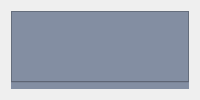
           <widget class="QWidget" name="RemoveProperties">
            <layout class="QVBoxLayout" name="verticalLayout_88">
             <item>
              <widget class="QFrame" name="Prygikast">
               <property name="styleSheet">
                <string notr="true">background-color: rgb(131, 142, 162);</string>
               </property>
               <property name="frameShape">
                <enum>QFrame::StyledPanel</enum>
               </property>
               <property name="frameShadow">
                <enum>QFrame::Raised</enum>
               </property>
               <widget class="QLineEdit" name="lePrNewName">
                <property name="geometry">
                 <rect>
                  <x>-80</x>
                  <y>70</y>
                  <width>295</width>
                  <height>16</height>
                 </rect>
                </property>
                <property name="styleSheet">
                 <string notr="true">background-color: rgb(131, 142, 162);
color: rgb(44, 49, 60);</string>
                </property>
               </widget>
               <widget class="QLabel" name="label_32">
                <property name="geometry">
                 <rect>
                  <x>10</x>
                  <y>100</y>
                  <width>58</width>
                  <height>16</height>
                 </rect>
                </property>
                <property name="text">
                 <string>Uus nimetus</string>
                </property>
               </widget>
               <widget class="QLineEdit" name="lePrID">
                <property name="geometry">
                 <rect>
                  <x>-320</x>
                  <y>140</y>
                  <width>661</width>
                  <height>16</height>
                 </rect>
                </property>
                <property name="styleSheet">
                 <string notr="true">background-color: rgb(131, 142, 162);
color: rgb(31, 35, 42);</string>
                </property>
               </widget>
               <widget class="QLabel" name="label_26">
                <property name="geometry">
                 <rect>
                  <x>30</x>
                  <y>90</y>
                  <width>717</width>
                  <height>13</height>
                 </rect>
                </property>
                <property name="text">
                 <string>Projekti ID</string>
                </property>
               </widget>
               <widget class="QPushButton" name="pbShowOnMap">
                <property name="geometry">
                 <rect>
                  <x>-180</x>
                  <y>120</y>
                  <width>353</width>
                  <height>20</height>
                 </rect>
                </property>
                <property name="font">
                 <font>
                  <pointsize>10</pointsize>
                 </font>
                </property>
                <property name="text">
                 <string>Näita kaardil</string>
                </property>
               </widget>
               <widget class="QTableView" name="testView">
                <property name="geometry">
                 <rect>
                  <x>70</x>
                  <y>240</y>
                  <width>371</width>
                  <height>192</height>
                 </rect>
                </property>
               </widget>
              </widget>
             </item>
            </layout>
           </widget>
